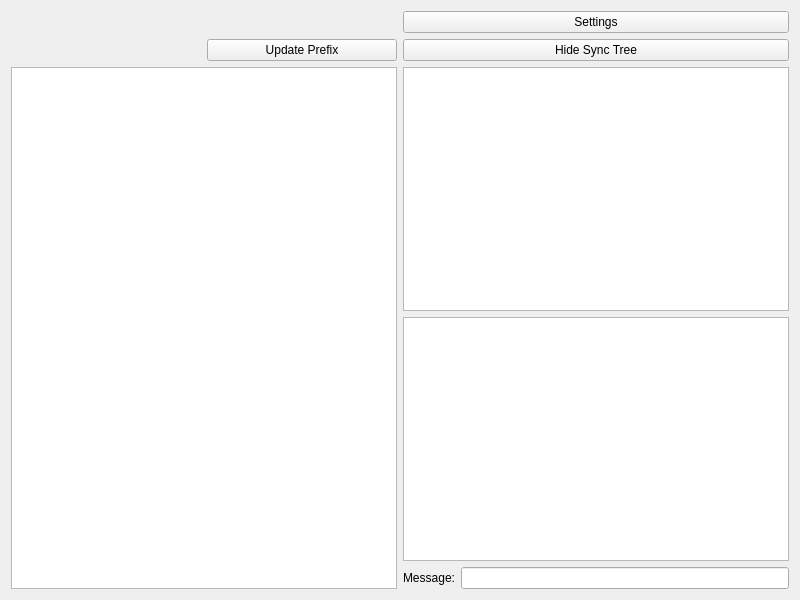
<ui version="4.0">
  <class>ChatDialog</class>
  <widget class="QDialog" name="ChatDialog">
    <property name="geometry">
      <rect>
      <x>0</x>
      <y>0</y>
      <width>800</width>
      <height>600</height>
      </rect>
    </property>
    <property name="windowTitle">
      <string>Retreat Chat -- Powered By Chronos</string>
    </property>
    <!-- start of root layout -->
    <layout class="QVBoxLayout">
      <property name="spacing">
        <number>6</number>
      </property>
      <!-- start of head bar item -->
      <item >
        <layout class="QHBoxLayout">
          <property name="margin">
            <number>0</number>
          </property>
          <property name="spacing">
            <number>6</number>
          </property>
          <item>
            <layout class = "QVBoxLayout" >
              <property name="margin">
                <number>0</number>
              </property>
              <property name="spacing">
                <number>6</number>
              </property>
              <item>
                <widget class="QLabel" name="infoLabel">
                <property name="focusPolicy">
                  <enum>Qt::NoFocus</enum>
                </property>
                </widget>
              </item>
              <item>
                <layout class = "QHBoxLayout" >
                  <property name="margin">
                    <number>0</number>
                  </property>
                  <property name="spacing">
                    <number>6</number>
                  </property>
                  <item>
                    <widget class="QLabel" name="prefixLabel">
                    <property name="focusPolicy">
                      <enum>Qt::NoFocus</enum>
                    </property>
                    </widget>
                  </item>
                  <item>
                    <widget class="QPushButton" name="refreshButton">
                    <property name="focusPolicy">
                      <enum>Qt::NoFocus</enum>
                    </property>
                    <property name="minimumWidth">
                      <number>150</number>
                    </property>
                    <property name="maximumWidth">
                      <number>150</number>
                    </property>
                    <property name="text">
                      <string>Update Prefix</string> 
                    </property>
                    </widget>
                  </item>
                </layout>
              </item>
            </layout>
          </item>
          <item>
            <layout class = "QVBoxLayout" >
              <property name="margin">
                <number>0</number>
              </property>
              <property name="spacing">
                <number>6</number>
              </property>
              <item>
                <widget class="QPushButton" name="setButton">
                <property name="focusPolicy">
                  <enum>Qt::NoFocus</enum>
                </property>
                <property name="text">
                  <string>Settings</string> 
                </property>
                <property name="minimumWidth">
                  <number>150</number>
                </property>
                <property name="maximumWidth">
                  <number>150</number>
                </property>
                </widget>
              </item>
              <item>
                <widget class="QPushButton" name="treeButton">
                <property name="focusPolicy">
                  <enum>Qt::NoFocus</enum>
                </property>
                <property name="text">
                  <string>Hide Sync Tree</string> 
                </property>
                <property name="minimumWidth">
                  <number>150</number>
                </property>
                <property name="maximumWidth">
                  <number>150</number>
                </property>
                </widget>
              </item>
            </layout>
          </item>
        </layout>
      </item>
      <!-- end of head bar item -->
      <!-- start of display area -->
      <item>
        <layout class = "QHBoxLayout">
          <property name="margin">
           <number>0</number>
          </property>
          <property name="spacing">
            <number>6</number>
          </property>
          <item>
            <widget class = "QListView" name="listView">
              <property name="focusPolicy">
                <enum>Qt::NoFocus</enum>
              </property>
              <property name="maximumWidth">
                <number>200</number>
              </property>
            </widget>
          </item>
          <item>
            <layout class="QVBoxLayout">
              <property name="margin">
               <number>0</number>
              </property>
              <property name="spacing">
                <number>6</number>
              </property>
              <item>
                <widget class="QGraphicsView" name="treeViewer">
                <property name="focusPolicy">
                  <enum>Qt::NoFocus</enum>
                </property>
                </widget>
              </item>
              <item>
                <widget class="QTextEdit" name="textEdit">
                  <property name="focusPolicy">
                    <enum>Qt::NoFocus</enum>
                  </property>
                  <property name="minimumWidth">
                    <number>600</number>
                  </property>
                  <property name="readOnly">
                    <bool>true</bool>
                  </property>
                </widget>
              </item>
              <!-- start of input line widget -->
              <item>
                <layout class="QHBoxLayout">
                  <property name="margin">
                    <number>0</number>
                  </property>
                  <property name="spacing">
                    <number>6</number>
                  </property>
                  <item>
                    <widget class="QLabel" name="label">
                      <property name="text">
                        <string>Message:</string>
                      </property>
                    </widget>
                  </item>
                  <item>
                    <widget class="QLineEdit" name="lineEdit" />
                  </item>
                </layout>
              </item>
              <!-- end of input line widget -->
            </layout>
          </item>
        </layout>
      </item>
      <!-- end of display area -->
    </layout>
  </widget>
  <resources/>
  <connections/>
</ui>
	
